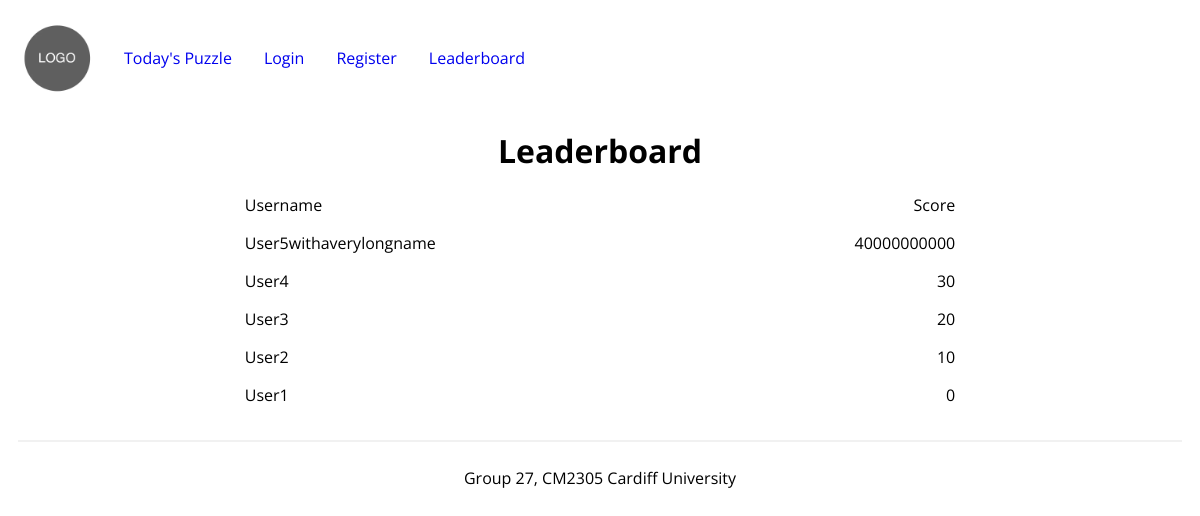
The app's page /leaderboard with its own data.
### advent_of_code/models.py (models this page shows, shortened)
class User(db.Model, UserMixin):
    id = db.Column(db.Integer, primary_key=True)
    username = db.Column(db.String(20), unique=True,nullable=False)
    email_address = db.Column(db.String(120), unique=True, nullable=False)
    password_hash = db.Column(db.String(128), nullable=False)
    score = db.Column(db.Integer, nullable=False, default=0)
    attempts = db.relationship("Attempt", backref="user")
    @property
    def password(self):
        raise AttributeError("Password is not readable.")

### advent_of_code/routes.py (the view)
@app.route("/leaderboard")
def leaderboard():
    users = User.query.order_by(User.score.desc()).limit(100).all()
    return render_template("leaderboard.html", title="Leaderboard", users=users)

### advent_of_code/templates/leaderboard.html
{% extends "base.html" %}
{% block head %}
    <link rel="stylesheet" href="{{ url_for('static', filename='css/leaderboard.css') }}">
{% endblock head %}
{% block content %}
<div class="leaderboard-container">
    <div class="leaderboard-row">
        <span class="leaderboard-username">Username</span>
        <span class="leaderboard-score">Score</span>
    </div>
    {% for user in users %}
        <div class="leaderboard-row">
            <span class="leaderboard-username">{{ user.username }}</span>
            <span class="leaderboard-score">{{ user.score }}</span>
        </div>
    {% endfor %}
</div>
{% endblock content %}

### advent_of_code/static/css/base_style.css (style rules this page uses)
* { font-family: 'Open Sans', sans-serif; }

### advent_of_code/static/css/leaderboard.css (style rules this page uses)
.leaderboard-container { display: flex; flex-direction: column; align-items: center; }
.leaderboard-row { display: flex; flex-direction: row; justify-content: space-between; align-items: center; margin: 0 0 1rem 0; width: 60%; }

### records on screen
User: username "User5withaverylongname", score "40000000000"
User: username "User4", score "30"
User: username "User3", score "20"
User: username "User2", score "10"
User: username "User1", score "0"

### other values on screen
{{ title }} "Leaderboard"
